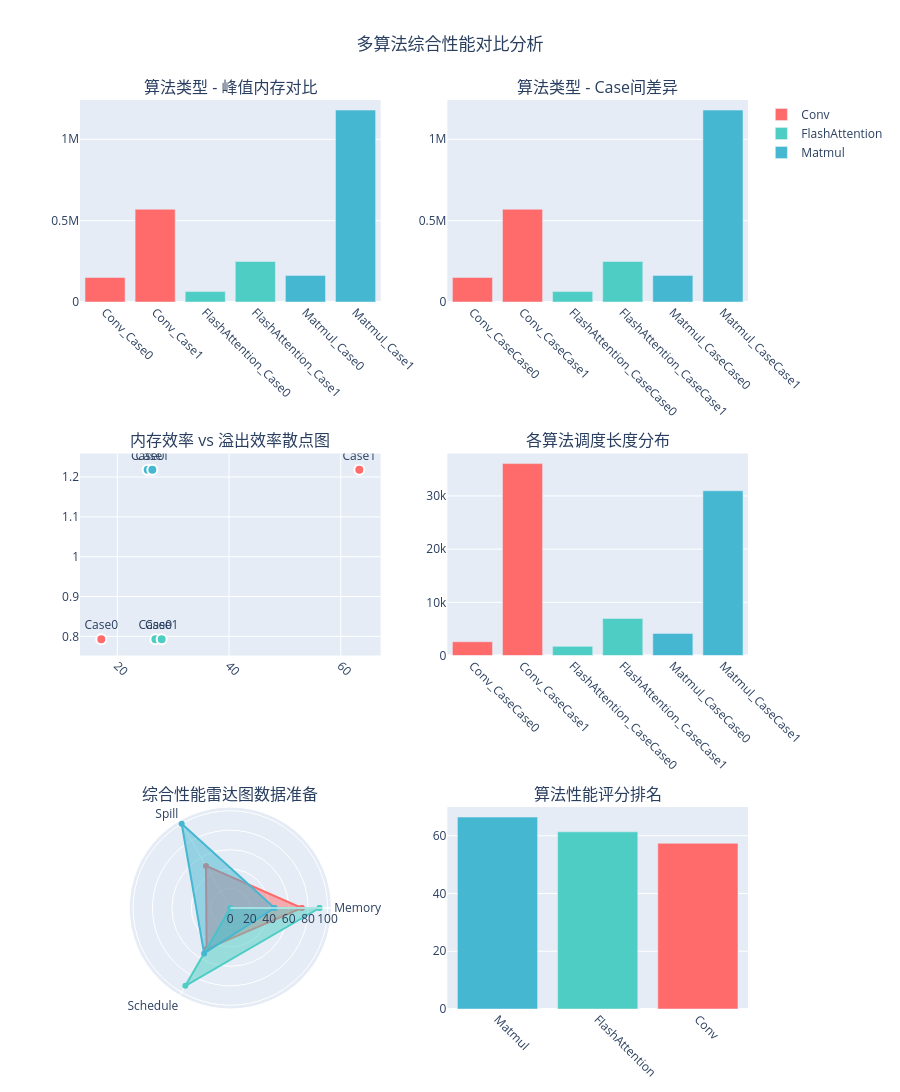

Notebook cell for this chart:
### Markdown cell above
## 5. 多算法效果对比图

综合对比不同算法在各个性能指标上的表现，包括横向对比和综合排名。

### Code cell
# 多算法综合对比分析
def create_multi_algorithm_comparison():
    """创建多算法综合对比图表"""
    
    # 按算法类型汇总数据
    alg_summary = []
    
    for task in tasks:
        if 'Conv' in task:
            alg_type = 'Conv'
            case = task.split('_')[-1]
        elif 'FlashAttention' in task:
            alg_type = 'FlashAttention'
            case = task.split('_')[-1]
        elif 'Matmul' in task:
            alg_type = 'Matmul'
            case = task.split('_')[-1]
        else:
            alg_type = 'Other'
            case = '0'
        
        task_data = summary_df[summary_df['task'] == task].iloc[0]
        alg_summary.append({
            'algorithm': alg_type,
            'case': case,
            'task_name': task,
            'peak_memory': task_data['peak_memory'],
            'total_spill': task_data['total_spill'],
            'schedule_length': task_data['schedule_length'],
            'memory_efficiency': task_data['schedule_length'] / (task_data['peak_memory'] + 1) * 1000,
            'spill_efficiency': 1.0 / (task_data['total_spill'] + 1) * 1000
        })
    
    alg_df = pd.DataFrame(alg_summary)
    
    # 创建多子图比较
    fig = make_subplots(
        rows=3, cols=2,
        subplot_titles=(
            '算法类型 - 峰值内存对比', '算法类型 - Case间差异',
            '内存效率 vs 溢出效率散点图', '各算法调度长度分布',
            '综合性能雷达图数据准备', '算法性能评分排名'
        ),
        specs=[
            [{"secondary_y": False}, {"secondary_y": False}],
            [{"secondary_y": False}, {"secondary_y": False}],
            [{"type": "polar"}, {"secondary_y": False}]
        ]
    )
    
    # 1. 算法类型峰值内存对比
    alg_types = alg_df['algorithm'].unique()
    colors_map = {'Conv': '#FF6B6B', 'FlashAttention': '#4ECDC4', 'Matmul': '#45B7D1'}
    
    for i, alg in enumerate(alg_types):
        alg_data = alg_df[alg_df['algorithm'] == alg]
        fig.add_bar(
            x=alg_data['task_name'], 
            y=alg_data['peak_memory'],
            name=f'{alg}',
            marker_color=colors_map.get(alg, '#999999'),
            row=1, col=1,
            showlegend=True
        )
    
    # 2. Case间差异分析（Box Plot效果的条形图）
    case_stats = alg_df.groupby(['algorithm', 'case']).agg({
        'peak_memory': 'mean',
        'total_spill': 'mean'
    }).reset_index()
    
    for alg in alg_types:
        alg_case_data = case_stats[case_stats['algorithm'] == alg]
        fig.add_bar(
            x=[f"{alg}_Case{case}" for case in alg_case_data['case']],
            y=alg_case_data['peak_memory'],
            name=f'{alg}_Memory',
            marker_color=colors_map.get(alg, '#999999'),
            row=1, col=2,
            showlegend=False
        )
    
    # 3. 效率散点图
    for alg in alg_types:
        alg_data = alg_df[alg_df['algorithm'] == alg]
        fig.add_scatter(
            x=alg_data['memory_efficiency'],
            y=alg_data['spill_efficiency'],
            mode='markers+text',
            text=alg_data['case'],
            textposition='top center',
            name=f'{alg}',
            marker=dict(
                size=10,
                color=colors_map.get(alg, '#999999'),
                line=dict(width=2, color='white')
            ),
            row=2, col=1,
            showlegend=False
        )
    
    # 4. 调度长度分布（近似箱线图）
    for alg in alg_types:
        alg_data = alg_df[alg_df['algorithm'] == alg]
        fig.add_bar(
            x=[f"{alg}_Case{case}" for case in alg_data['case']],
            y=alg_data['schedule_length'],
            name=f'{alg}_Schedule',
            marker_color=colors_map.get(alg, '#999999'),
            row=2, col=2,
            showlegend=False
        )
    
    # 5. 雷达图数据（使用条形图表示各维度评分）
    # 计算各算法的综合评分
    normalized_df = alg_df.copy()
    # 归一化评分（0-100）
    normalized_df['memory_score'] = (1 - (normalized_df['peak_memory'] - normalized_df['peak_memory'].min()) / 
                                    (normalized_df['peak_memory'].max() - normalized_df['peak_memory'].min())) * 100
    normalized_df['spill_score'] = (1 - (normalized_df['total_spill'] - normalized_df['total_spill'].min()) / 
                                   (normalized_df['total_spill'].max() - normalized_df['total_spill'].min())) * 100
    normalized_df['schedule_score'] = (1 - (normalized_df['schedule_length'] - normalized_df['schedule_length'].min()) / 
                                      (normalized_df['schedule_length'].max() - normalized_df['schedule_length'].min())) * 100
    
    # 雷达图数据（平均分）
    radar_data = normalized_df.groupby('algorithm').agg({
        'memory_score': 'mean',
        'spill_score': 'mean', 
        'schedule_score': 'mean'
    }).reset_index()
    
    categories = ['Memory', 'Spill', 'Schedule']
    for i, alg in enumerate(alg_types):
        alg_scores = radar_data[radar_data['algorithm'] == alg].iloc[0]
        values = [alg_scores['memory_score'], alg_scores['spill_score'], alg_scores['schedule_score']]
        values += values[:1]  # 闭合雷达图
        
        fig.add_scatterpolar(
            r=values,
            theta=categories + categories[:1],
            fill='toself',
            name=alg,
            line_color=colors_map.get(alg, '#999999'),
            row=3, col=1,
            showlegend=False
        )
    
    # 6. 综合性能排名
    normalized_df['overall_score'] = (normalized_df['memory_score'] + 
                                     normalized_df['spill_score'] + 
                                     normalized_df['schedule_score']) / 3
    
    ranking = normalized_df.groupby('algorithm')['overall_score'].mean().sort_values(ascending=False).reset_index()
    
    fig.add_bar(
        x=ranking['algorithm'],
        y=ranking['overall_score'],
        name='综合评分',
        marker_color=[colors_map.get(alg, '#999999') for alg in ranking['algorithm']],
        row=3, col=2,
        showlegend=False
    )
    
    # 更新布局
    fig.update_layout(
        height=1200,
        title_text="多算法综合性能对比分析",
        title_x=0.5,
        showlegend=True
    )
    
    # 更新子图标签
    fig.update_xaxes(tickangle=45)
    
    return fig, alg_df, ranking

# 生成多算法对比图
multi_alg_fig, alg_analysis_df, performance_ranking = create_multi_algorithm_comparison()
multi_alg_fig.show()

# 显示性能排名
print("\\n🏆 算法综合性能排名:")
print("="*40)
for i, row in performance_ranking.iterrows():
    print(f"{i+1}. {row['algorithm']}: {row['overall_score']:.2f}分")
    
print("\\n📊 详细分析数据:")
print(alg_analysis_df[['algorithm', 'case', 'peak_memory', 'total_spill', 'schedule_length']].to_string(index=False))

### Figure 1 — Plotly figure (JSON) as saved in the notebook; plotly's stock layout.template omitted (floating-point values rounded to 4 significant figures)
{"data": [{"marker": {"color": "#FF6B6B"}, "name": "Conv", "showlegend": true, "type": "bar", "x": ["Conv_Case0", "Conv_Case1"], "xaxis": "x", "y": [150663, 569912], "yaxis": "y"}, {"marker": {"color": "#4ECDC4"}, "name": "FlashAttention", "showlegend": true, "type": "bar", "x": ["FlashAttention_Case0", "FlashAttention_Case1"], "xaxis": "x", "y": [64008, 248848], "yaxis": "y"}, {"marker": {"color": "#45B7D1"}, "name": "Matmul", "showlegend": true, "type": "bar", "x": ["Matmul_Case0", "Matmul_Case1"], "xaxis": "x", "y": [163584, 1179392], "yaxis": "y"}, {"marker": {"color": "#FF6B6B"}, "name": "Conv_Memory", "showlegend": false, "type": "bar", "x": ["Conv_CaseCase0", "Conv_CaseCase1"], "xaxis": "x2", "y": [150700.0, 569900.0], "yaxis": "y2"}, {"marker": {"color": "#4ECDC4"}, "name": "FlashAttention_Memory", "showlegend": false, "type": "bar", "x": ["FlashAttention_CaseCase0", "FlashAttention_CaseCase1"], "xaxis": "x2", "y": [64010.0, 248800.0], "yaxis": "y2"}, {"marker": {"color": "#45B7D1"}, "name": "Matmul_Memory", "showlegend": false, "type": "bar", "x": ["Matmul_CaseCase0", "Matmul_CaseCase1"], "xaxis": "x2", "y": [163600.0, 1179000.0], "yaxis": "y2"}, {"marker": {"color": "#FF6B6B", "line": {"color": "white", "width": 2}, "size": 10}, "mode": "markers+text", "name": "Conv", "showlegend": false, "text": ["Case0", "Case1"], "textposition": "top center", "type": "scatter", "x": [17.12, 63.32], "xaxis": "x3", "y": [0.793, 1.218], "yaxis": "y3"}, {"marker": {"color": "#4ECDC4", "line": {"color": "white", "width": 2}, "size": 10}, "mode": "markers+text", "name": "FlashAttention", "showlegend": false, "text": ["Case0", "Case1"], "textposition": "top center", "type": "scatter", "x": [26.81, 27.94], "xaxis": "x3", "y": [0.793, 0.793], "yaxis": "y3"}, {"marker": {"color": "#45B7D1", "line": {"color": "white", "width": 2}, "size": 10}, "mode": "markers+text", "name": "Matmul", "showlegend": false, "text": ["Case0", "Case1"], "textposition": "top center", "type": "scatter", "x": [25.43, 26.26], "xaxis": "x3", "y": [1.218, 1.218], "yaxis": "y3"}, {"marker": {"color": "#FF6B6B"}, "name": "Conv_Schedule", "showlegend": false, "type": "bar", "x": ["Conv_CaseCase0", "Conv_CaseCase1"], "xaxis": "x4", "y": [2580, 36086], "yaxis": "y4"}, {"marker": {"color": "#4ECDC4"}, "name": "FlashAttention_Schedule", "showlegend": false, "type": "bar", "x": ["FlashAttention_CaseCase0", "FlashAttention_CaseCase1"], "xaxis": "x4", "y": [1716, 6952], "yaxis": "y4"}, {"marker": {"color": "#45B7D1"}, "name": "Matmul_Schedule", "showlegend": false, "type": "bar", "x": ["Matmul_CaseCase0", "Matmul_CaseCase1"], "xaxis": "x4", "y": [4160, 30976], "yaxis": "y4"}, {"fill": "toself", "line": {"color": "#FF6B6B"}, "name": "Conv", "r": [73.44, 50, 48.74, 73.44], "showlegend": false, "subplot": "polar", "theta": ["Memory", "Spill", "Schedule", "Memory"], "type": "scatterpolar"}, {"fill": "toself", "line": {"color": "#4ECDC4"}, "name": "FlashAttention", "r": [91.71, 0, 92.38, 91.71], "showlegend": false, "subplot": "polar", "theta": ["Memory", "Spill", "Schedule", "Memory"], "type": "scatterpolar"}, {"fill": "toself", "line": {"color": "#45B7D1"}, "name": "Matmul", "r": [45.54, 100, 53.88, 45.54], "showlegend": false, "subplot": "polar", "theta": ["Memory", "Spill", "Schedule", "Memory"], "type": "scatterpolar"}, {"marker": {"color": ["#45B7D1", "#4ECDC4", "#FF6B6B"]}, "name": "综合评分", "showlegend": false, "type": "bar", "x": ["Matmul", "FlashAttention", "Conv"], "xaxis": "x5", "y": [66.47, 61.37, 57.39], "yaxis": "y5"}], "layout": {"annotations": [{"font": {"size": 16}, "showarrow": false, "text": "算法类型 - 峰值内存对比", "x": 0.225, "xanchor": "center", "xref": "paper", "y": 1, "yanchor": "bottom", "yref": "paper"}, {"font": {"size": 16}, "showarrow": false, "text": "算法类型 - Case间差异", "x": 0.775, "xanchor": "center", "xref": "paper", "y": 1, "yanchor": "bottom", "yref": "paper"}, {"font": {"size": 16}, "showarrow": false, "text": "内存效率 vs 溢出效率散点图", "x": 0.225, "xanchor": "center", "xref": "paper", "y": 0.6111, "yanchor": "bottom", "yref": "paper"}, {"font": {"size": 16}, "showarrow": false, "text": "各算法调度长度分布", "x": 0.775, "xanchor": "center", "xref": "paper", "y": 0.6111, "yanchor": "bottom", "yref": "paper"}, {"font": {"size": 16}, "showarrow": false, "text": "综合性能雷达图数据准备", "x": 0.225, "xanchor": "center", "xref": "paper", "y": 0.2222, "yanchor": "bottom", "yref": "paper"}, {"font": {"size": 16}, "showarrow": false, "text": "算法性能评分排名", "x": 0.775, "xanchor": "center", "xref": "paper", "y": 0.2222, "yanchor": "bottom", "yref": "paper"}], "height": 1200, "polar": {"domain": {"x": [0, 0.45], "y": [0, 0.2222]}}, "showlegend": true, "title": {"text": "多算法综合性能对比分析", "x": 0.5}, "xaxis": {"anchor": "y", "domain": [0, 0.45], "tickangle": 45}, "xaxis2": {"anchor": "y2", "domain": [0.55, 1], "tickangle": 45}, "xaxis3": {"anchor": "y3", "domain": [0, 0.45], "tickangle": 45}, "xaxis4": {"anchor": "y4", "domain": [0.55, 1], "tickangle": 45}, "xaxis5": {"anchor": "y5", "domain": [0.55, 1], "tickangle": 45}, "yaxis": {"anchor": "x", "domain": [0.7778, 1]}, "yaxis2": {"anchor": "x2", "domain": [0.7778, 1]}, "yaxis3": {"anchor": "x3", "domain": [0.3889, 0.6111]}, "yaxis4": {"anchor": "x4", "domain": [0.3889, 0.6111]}, "yaxis5": {"anchor": "x5", "domain": [0, 0.2222]}}}
